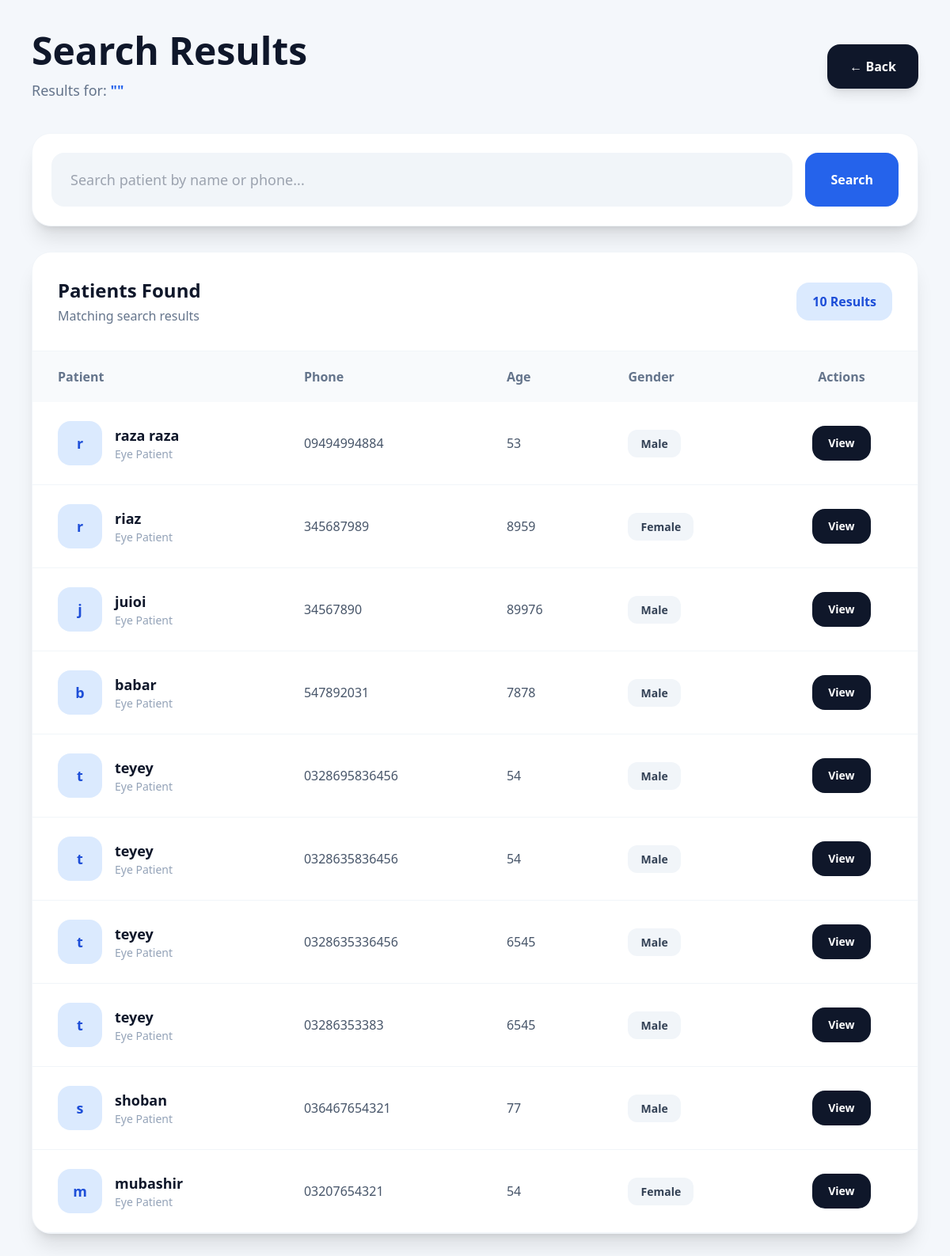
/patients/search/, run on the app's committed database.
### patients/models.py (models this page shows, shortened)
class Patient(models.Model):
    GENDER_CHOICES = (
        ('Male', 'Male'),
        ('Female', 'Female'),
    )
    name = models.CharField(
        max_length=200
    )
    phone = models.CharField(
        max_length=20,
        unique=True
    )
    age = models.PositiveIntegerField()
    gender = models.CharField(
        max_length=10,
        choices=GENDER_CHOICES
    )
    address = models.TextField(
        blank=True,
        null=True
    )
    eye_notes = models.TextField(
        blank=True,
        null=True
    )
    created_at = models.DateTimeField(
        auto_now_add=True
    )
    updated_at = models.DateTimeField(
        auto_now=True
    )

### patients/views.py (the view)
def patient_search(request):
    query = request.GET.get('q', '')
    print(query)
    patients = Patient.objects.filter(
        Q(name__icontains=query) |
        Q(phone__icontains=query)
    ).order_by('-id')
    context = {
        'patients': patients,
        'query': query
    }
    return render(
        request,
        'patient_search.html',
        context
    )

### Userclinic/context_processors.py (called while the page is built)
def user_role(request):
    role = ''
    try:
        if request.user.is_authenticated:
            role = request.user.profile.role
    except Exception:
        role = ''
    return {
        'user_role': role,
        'is_admin': role == 'ADMIN',
        'is_consultant': role == 'CONSULTANT',
    }

### templates/patient_search.html (shortened to what this page needs)
<!DOCTYPE html>
<html lang="en">
<head>
    <script src="https://cdn.tailwindcss.com"></script>
</head>
<body class="bg-[#f4f7fb]">
<div class="p-10">
    <div class="flex justify-between items-center mb-10">
        <div>
            <h1 class="text-5xl font-black text-slate-900">
                Search Results
            </h1>
            <p class="text-slate-500 mt-3 text-lg">
                Results for:
                <span class="font-bold text-blue-600">
                    "{{ query }}"
                </span>
            </p>
        </div>
        <a href="{% url 'patient_list' %}"
           class="bg-slate-900 hover:bg-black text-white px-7 py-4 rounded-2xl font-bold shadow-lg transition duration-300">
            ← Back
        </a>
    </div>
    <div class="bg-white rounded-3xl shadow-xl border border-slate-100 p-6 mb-8">
        <form method="GET"
              action="{% url 'patient_search' %}">
            <div class="flex gap-4">
                <input type="text"
                       name="q"
                       value="{{ query }}"
                       placeholder="Search patient by name or phone..."
                       class="flex-1 bg-slate-100 border-0 rounded-2xl px-6 py-5 text-lg outline-none focus:ring-4 focus:ring-blue-200">
                <button type="submit"
                        class="bg-blue-600 hover:bg-blue-700 text-white px-8 rounded-2xl font-bold transition duration-300">
                    Search
                </button>
            </div>
        </form>
    </div>
    <div class="bg-white rounded-3xl shadow-xl border border-slate-100 overflow-hidden">
        <div class="flex justify-between items-center p-8 border-b border-slate-100">
            <div>
                <h2 class="text-2xl font-black text-slate-900">
                    Patients Found
                </h2>
                <p class="text-slate-500 mt-1">
                    Matching search results
                </p>
            </div>
            <div class="bg-blue-100 text-blue-700 px-5 py-3 rounded-2xl font-bold">
                {{ patients.count }} Results
            </div>
        </div>
        <div class="overflow-x-auto">
            <table class="w-full">
                <thead class="bg-slate-50">
                    <tr>
                        <th class="text-left px-8 py-5 text-slate-500 font-semibold">
                            Patient
                        </th>
                        <th class="text-left px-8 py-5 text-slate-500 font-semibold">
                            Phone
                        </th>
                        <th class="text-left px-8 py-5 text-slate-500 font-semibold">
                            Age
                        </th>
                        <th class="text-left px-8 py-5 text-slate-500 font-semibold">
                            Gender
                        </th>
                        <th class="text-center px-8 py-5 text-slate-500 font-semibold">
                            Actions
                        </th>
                    </tr>
                </thead>
                <tbody>
                    {% for patient in patients %}
                    <tr class="border-b border-slate-100 hover:bg-slate-50 transition duration-300">
                        <td class="px-8 py-6">
                            <div class="flex items-center gap-4">
                                <div class="w-14 h-14 rounded-2xl bg-blue-100 flex items-center justify-center text-blue-700 font-bold text-lg">
                                    {{ patient.name|slice:':1' }}
                                </div>
                                <div>
                                    <h3 class="font-bold text-slate-900 text-lg">
                                        {{ patient.name }}
                                    </h3>
                                    <p class="text-slate-400 text-sm">
                                        Eye Patient
                                    </p>
                                </div>
                            </div>
                        </td>
                        <td class="px-8 py-6 text-slate-600 font-medium">
                            {{ patient.phone }}
                        </td>
                        <td class="px-8 py-6 text-slate-600 font-medium">
                            {{ patient.age }}
                        </td>
                        <td class="px-8 py-6">
                            <span class="bg-slate-100 text-slate-700 px-4 py-2 rounded-xl text-sm font-semibold">
                                {{ patient.gender }}
                            </span>
                        </td>
                        <td class="px-8 py-6">
                            <div class="flex items-center justify-center gap-3">
                                <a href="{% url 'patient_detail' patient.id %}"
                                   class="bg-slate-900 hover:bg-black text-white px-5 py-3 rounded-2xl font-semibold text-sm transition duration-300">
                                    View
                                </a>
                            </div>
                        </td>
                    </tr>
                    {% endfor %}
                </tbody>
            </table>
        </div>
    </div>
</div>
</body>
</html>

### data on the page
Patient: name "r", name "raza raza", phone "09494994884", age "53", gender "Male"
Patient: name "r", name "riaz", phone "345687989", age "8959", gender "Female"
Patient: name "j", name "juioi", phone "34567890", age "89976", gender "Male"
Patient: name "b", name "babar", phone "547892031", age "7878", gender "Male"
Patient: name "t", name "teyey", phone "0328695836456", age "54", gender "Male"
Patient: name "t", name "teyey", phone "0328635836456", age "54", gender "Male"
Patient: name "t", name "teyey", phone "0328635336456", age "6545", gender "Male"
Patient: name "t", name "teyey", phone "03286353383", age "6545", gender "Male"
Patient: name "s", name "shoban", phone "036467654321", age "77", gender "Male"
Patient: name "m", name "mubashir", phone "03207654321", age "54", gender "Female"

### other printed values
{{ patients.count }} "10"
